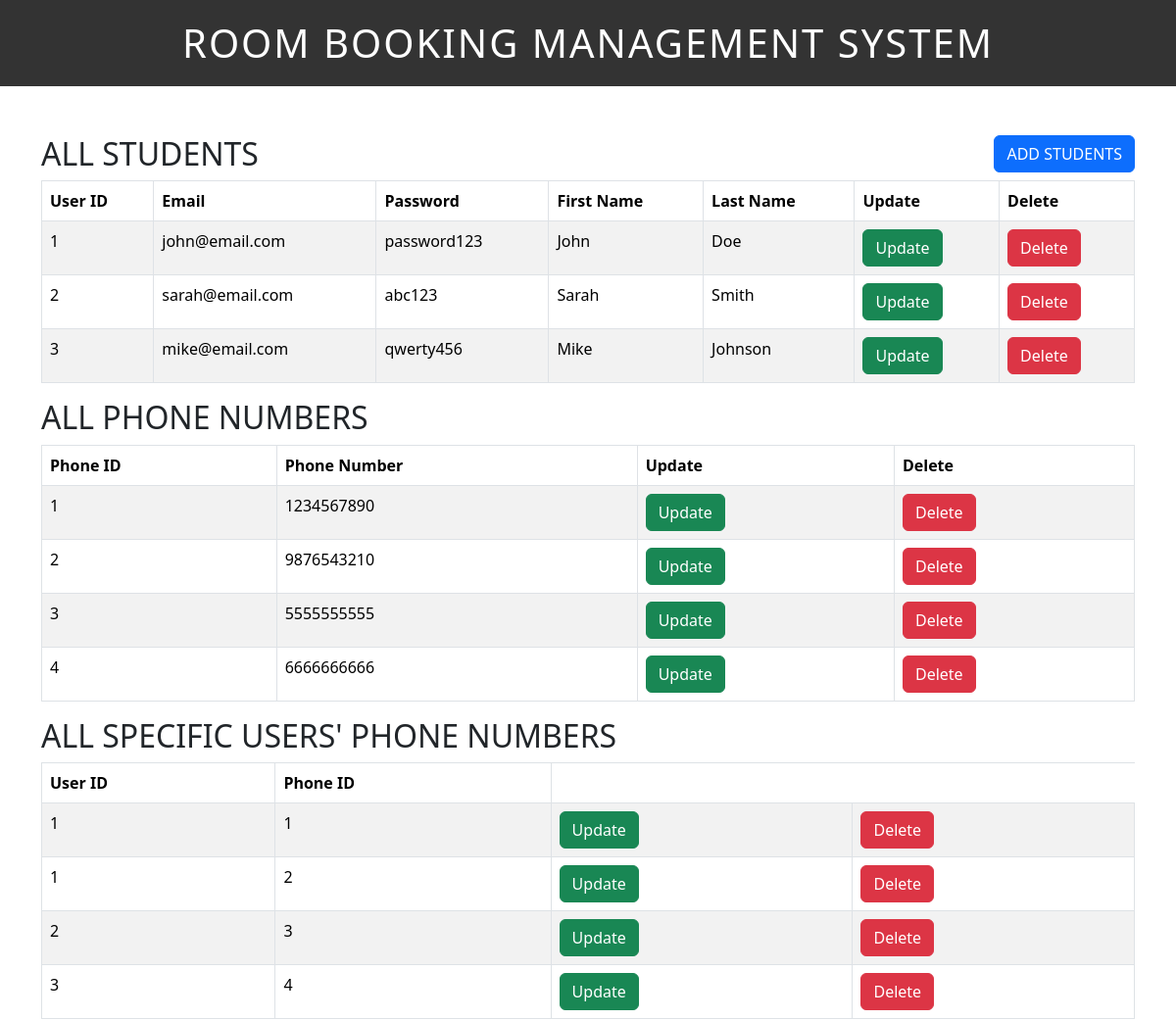
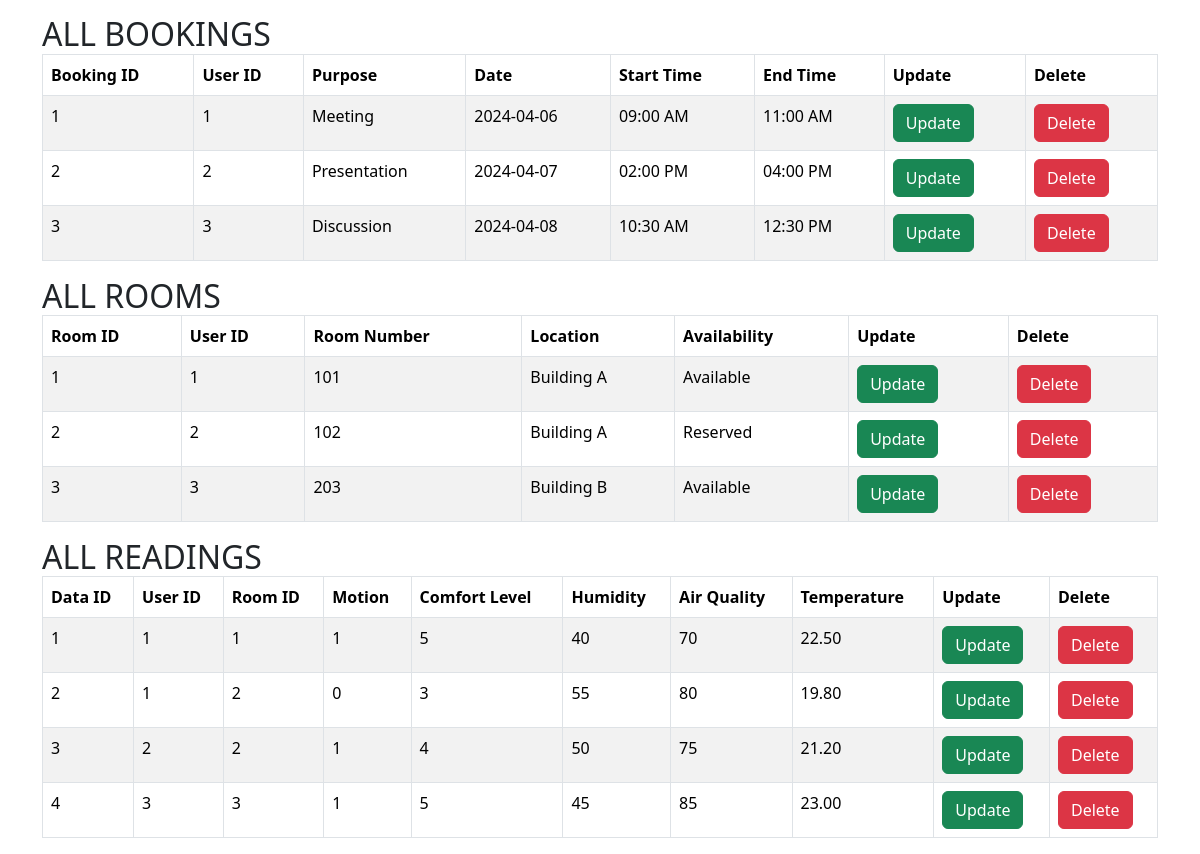
The page / on the database its author committed (2 pictures, top to bottom).
### tables this page shows
CREATE TABLE Student (
  userID INT PRIMARY KEY,
  Email VARCHAR(100),
  Password VARCHAR(100),
  firstName VARCHAR(50),
  lastName VARCHAR(50)
);

CREATE TABLE Phones (
  phoneID INT PRIMARY KEY,
  phoneNumber VARCHAR(15)
);

CREATE TABLE UserPhones (
  userID INT,
  phoneID INT,
  FOREIGN KEY (userID) REFERENCES Student(userID),
  FOREIGN KEY (phoneID) REFERENCES Phones(phoneID)
);

CREATE TABLE Booking (
  bookingID INT PRIMARY KEY,
  userID INT,
  Purpose VARCHAR(100),
  Date DATE,
  startTime VARCHAR(10),
  endTime VARCHAR(10),
  FOREIGN KEY (userID) REFERENCES Student(userID)
);

CREATE TABLE Room (
  roomID INT PRIMARY KEY,
  userID INT,
  roomNo VARCHAR(10),
  Location VARCHAR(100),
  Availability VARCHAR(20),
  FOREIGN KEY (userID) REFERENCES Student(userID)
);

CREATE TABLE sensorReadings (
  dataID INT PRIMARY KEY,
  userID INT,
  roomID INT,
  Motion BOOLEAN,
  comfortLevel INT,
  Humidity INT,
  airQuality INT,
  Temperature DECIMAL(5, 2),
  FOREIGN KEY (userID) REFERENCES Student(userID),
  FOREIGN KEY (roomID) REFERENCES Room(roomID)
);

### index.php (the view, shortened to what this page needs)
<?php
include('header.php');
include('dbcon.php');
?>
<div class="box1">
  <h2>ALL STUDENTS</h2>
  <button type="button" class="btn btn-primary" data-bs-toggle="modal" data-bs-target="#exampleModal">ADD STUDENTS</button>
</div>
<table class="table table-hover table-bordered table-striped">
  <thead>
    <tr>
      <th>User ID</th>
      <th>Email</th>
      <th>Password</th>
      <th>First Name</th>
      <th>Last Name</th>
      <th>Update</th>
      <th>Delete</th>
    </tr>
  </thead>
  <tbody>
    <?php
    $query = "SELECT * FROM student";
    $result = mysqli_query($connection, $query);
    if (!$result) {
        die("Query Failed: " . mysqli_error($connection));
    } else {
        while ($row = mysqli_fetch_assoc($result)) {
            echo "<tr>";
            echo "<td>" . $row['userID'] . "</td>";
            echo "<td>" . $row['Email'] . "</td>";
            echo "<td>" . $row['Password'] . "</td>";
            echo "<td>" . $row['firstName'] . "</td>";
            echo "<td>" . $row['lastName'] . "</td>";
            echo "<td><a href='update_page_1.php?id=" . $row['userID'] . "' class='btn btn-success'>Update</a></td>";
            echo "<td><a href='delete_page.php?id=" . $row['userID'] ."' class='btn btn-danger'>Delete</a></td>";
            echo "</tr>";
        }
    }
    ?>
  </tbody>
</table>
<div class="box2">
  <h2 class="text-left">ALL PHONE NUMBERS</h2>
</div>
<table class="table table-hover table-bordered table-striped">
  <thead>
    <tr>
      <th>Phone ID</th>
      <th>Phone Number</th>
      <th>Update</th>
      <th>Delete</th>
    </tr>
  </thead>
  <tbody>
    <?php
    $query = "SELECT * FROM phones";
    $result = mysqli_query($connection, $query);
    if (!$result) {
        die("Query Failed: " . mysqli_error($connection));
    } else{
        while ($row = mysqli_fetch_assoc($result)) {
            echo "<tr>";
            echo "<td>" . $row['phoneID'] . "</td>";
            echo "<td>" . $row['phoneNumber'] . "</td>";
            echo "<td><a href='update_phone.php?id=" . $row['phoneID'] . "' class='btn btn-success'>Update</a></td>";
            echo "<td><a href='delete_phone.php?id=" . $row['phoneID'] . "' class='btn btn-danger'>Delete</a></td>";
            echo "</tr>";
        }
    }
    ?>
  </tbody>
</table>
<div class="box3">
  <h2>ALL SPECIFIC USERS' PHONE NUMBERS</h2>
</div>
<table class="table table-hover table-bordered table-striped">
  <thead>
    <tr>
      <th>User ID</th>
      <th>Phone ID</th>
    </tr>
  </thead>
  <tbody>
    <?php
    $query = "SELECT * FROM userphones";
    $result = mysqli_query($connection, $query);
    if (!$result) {
      die("Query Failed: " . mysqli_error($connection));
    } else {
      while ($row = mysqli_fetch_assoc($result)) {
        echo "<tr>";
        echo "<td>" . $row['userID'] . "</td>";
        echo "<td>" . $row['phoneID'] . "</td>";
        echo "<td><a href='update_page_1.php?id=" . $row['userID'] . "' class='btn btn-success'>Update</a></td>";
        echo "<td><a href='delete_page.php?id=" . $row['userID'] . "' class='btn btn-danger'>Delete</a></td>";
        echo "</tr>";
      }
    }
    ?>
  </tbody>
</table>
<div class="box4">
  <div class="d-flex justify-content-between align-items-center">
    <h2 class="text-left m-0">ALL BOOKINGS</h2>
  </div>
</div>
<table class="table table-hover table-bordered table-striped">
  <thead>
    <tr>
      <th>Booking ID</th>
      <th>User ID</th>
      <th>Purpose</th>
      <th>Date</th>
      <th>Start Time</th>
      <th>End Time</th>
      <th>Update</th>
      <th>Delete</th>
    </tr>
  </thead>
  <tbody>
    <?php
    $query = "SELECT * FROM booking";
    $result = mysqli_query($connection, $query);
    if (!$result) {
        die("Query Failed: " . mysqli_error($connection));
    } else {
        while ($row = mysqli_fetch_assoc($result)) {
            echo "<tr>";
            echo "<td>" . $row['bookingID'] . "</td>";
            echo "<td>" . $row['userID'] . "</td>";
            echo "<td>" . (isset($row['Purpose']) ? $row['Purpose'] : '') . "</td>";
            echo "<td>" . (isset($row['Date']) ? $row['Date'] : '') . "</td>";
            echo "<td>" . $row['startTime'] . "</td>";
            echo "<td>" . $row['endTime'] . "</td>";
            echo "<td><a href='update_booking.php?id=" . $row['bookingID'] . "' class='btn btn-success'>Update</a></td>";
            echo "<td><a href='delete_booking.php?id=" . $row['bookingID'] . "' class='btn btn-danger'>Delete</a></td>";
            echo "</tr>";
        }
    }
    ?>
  </tbody>
</table>
<div class="box5">
  <div class="d-flex justify-content-between align-items-center">
    <h2 class="m-0">ALL ROOMS</h2>
  </div>
</div>
<table class="table table-hover table-bordered table-striped">
    <thead>
        <tr>
            <th>Room ID</th>
            <th>User ID</th>
            <th>Room Number</th>
            <th>Location</th>
            <th>Availability</th>
            <th>Update</th>
            <th>Delete</th>
        </tr>
    </thead>
    <tbody>
        <?php
        $query = "SELECT * FROM room";
        $result = mysqli_query($connection, $query);
        if (!$result) {
            die("Query Failed: " . mysqli_error($connection));
        } else {
            while ($row = mysqli_fetch_assoc($result)) {
                echo "<tr>";
                echo "<td>" . $row['roomID'] . "</td>";
                echo "<td>" . $row['userID'] . "</td>";
                echo "<td>" . $row['roomNo'] . "</td>";
                echo "<td>" . (isset($row['Location']) ? $row['Location'] : '') . "</td>";
                echo "<td>" . (isset($row['Availability']) ? $row['Availability'] : '') . "</td>";
                echo "<td><a href='update_room.php?id=" . $row['roomID'] . "' class='btn btn-success'>Update</a></td>";
                echo "<td><a href='delete_room.php?id=" . $row['roomID'] . "' class='btn btn-danger'>Delete</a></td>";
                echo "</tr>";
            }
        }
        ?>
    </tbody>
</table>
<div class="box6">
  <div class="d-flex justify-content-between align-items-center">
    <h2 class="m-0">ALL READINGS</h2>
  </div>
</div>
<table class="table table-hover table-bordered table-striped">
    <thead>
        <tr>
            <th>Data ID</th>
            <th>User ID</th>
            <th>Room ID</th>
            <th>Motion</th>
            <th>Comfort Level</th>
            <th>Humidity</th>
            <th>Air Quality</th>
            <th>Temperature</th>
            <th>Update</th>
            <th>Delete</th>
        </tr>
    </thead>
    <tbody>
        <?php
        $query = "SELECT * FROM sensorreadings";
        $result = mysqli_query($connection, $query);
        if (!$result) {
            die("Query Failed: " . mysqli_error($connection));
        } else {
            while ($row = mysqli_fetch_assoc($result)) {
                echo "<tr>";
                echo "<td>" . $row['dataID'] . "</td>";
                echo "<td>" . $row['userID'] . "</td>";
                echo "<td>" . $row['roomID'] . "</td>";
                echo "<td>" . $row['Motion'] . "</td>";
                echo "<td>" . $row['comfortLevel'] . "</td>";
                echo "<td>" . $row['Humidity'] . "</td>";
                echo "<td>" . $row['airQuality'] . "</td>";
                echo "<td>" . $row['Temperature'] . "</td>";
                echo "<td><a href='update_readings.php?id=" . $row['dataID'] . "' class='btn btn-success'>Update</a></td>";
                echo "<td><a href='delete_readings.php?id=" . $row['dataID'] . "' class='btn btn-danger'>Delete</a></td>";
                echo "</tr>";
            }
        }
        ?>
    </tbody>
</table>
<?php
include('footer.php');
?>

### header.php (shortened to what this page needs)
<!DOCTYPE html>
<html lang="en">
<head>
    <link rel="stylesheet" type="text/css" href="style.css">
    <link href="https://cdn.jsdelivr.net/npm/bootstrap@5.3.3/dist/css/bootstrap.min.css" rel="stylesheet">
</head>
<body>
    <h1 id="main_title">ROOM BOOKING MANAGEMENT SYSTEM</h1>
    <div class="container">

### footer.php (shortened to what this page needs)
</div>
</body>
</html>

### style.css (style rules this page uses)
#main_title { text-align: center; background-color: #333; color: #fff; padding: 20px; letter-spacing: 2px; font-weight: 500; }
.box1 h2 { float: left; }
.box2 h2 { float: left; }
.box3 h2 { float: left; }
.box4 h2 { float: left; }
.box5 h2 { float: left; }
.box6 h2 { float: left; }
.box1 button { float: right; }
.container { margin-top: 50px; }

### rows shown on the page
student: userID "1", Email "john@email.com", Password "password123", firstName "John", lastName "Doe"
student: userID "2", Email "sarah@email.com", Password "abc123", firstName "Sarah", lastName "Smith"
student: userID "3", Email "mike@email.com", Password "qwerty456", firstName "Mike", lastName "Johnson"
phones: phoneID "1", phoneNumber "1234567890"
phones: phoneID "2", phoneNumber "9876543210"
phones: phoneID "3", phoneNumber "5555555555"
phones: phoneID "4", phoneNumber "6666666666"
userphones: userID "1", phoneID "1"
userphones: userID "1", phoneID "2"
userphones: userID "2", phoneID "3"
userphones: userID "3", phoneID "4"
booking: bookingID "1", userID "1", Purpose "Meeting", Date "2024-04-06", startTime "09:00 AM", endTime "11:00 AM"
booking: bookingID "2", userID "2", Purpose "Presentation", Date "2024-04-07", startTime "02:00 PM", endTime "04:00 PM"
booking: bookingID "3", userID "3", Purpose "Discussion", Date "2024-04-08", startTime "10:30 AM", endTime "12:30 PM"
room: roomID "1", userID "1", roomNo "101", Location "Building A", Availability "Available"
room: roomID "2", userID "2", roomNo "102", Location "Building A", Availability "Reserved"
room: roomID "3", userID "3", roomNo "203", Location "Building B", Availability "Available"
sensorreadings: dataID "1", userID "1", roomID "1", Motion "1", comfortLevel "5", Humidity "40", airQuality "70", Temperature "22.50"
sensorreadings: dataID "2", userID "1", roomID "2", Motion "0", comfortLevel "3", Humidity "55", airQuality "80", Temperature "19.80"
sensorreadings: dataID "3", userID "2", roomID "2", Motion "1", comfortLevel "4", Humidity "50", airQuality "75", Temperature "21.20"
sensorreadings: dataID "4", userID "3", roomID "3", Motion "1", comfortLevel "5", Humidity "45", airQuality "85", Temperature "23.00"
